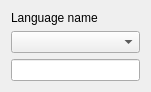
<?xml version="1.0" encoding="UTF-8"?>
<ui version="4.0">
 <class>GenericLexicalEntryForm</class>
 <widget class="QWidget" name="GenericLexicalEntryForm">
  <property name="geometry">
   <rect>
    <x>0</x>
    <y>0</y>
    <width>151</width>
    <height>83</height>
   </rect>
  </property>
  <property name="windowTitle">
   <string>Form</string>
  </property>
  <layout class="QVBoxLayout" name="verticalLayout">
   <item>
    <widget class="QLabel" name="languageLabel">
     <property name="text">
      <string>Language name</string>
     </property>
    </widget>
   </item>
   <item>
    <widget class="QComboBox" name="otherCombo"/>
   </item>
   <item>
    <widget class="LingEdit" name="lineEdit"/>
   </item>
  </layout>
 </widget>
 <customwidgets>
  <customwidget>
   <class>LingEdit</class>
   <extends>QLineEdit</extends>
   <header>lingedit.h</header>
  </customwidget>
 </customwidgets>
 <resources/>
 <connections/>
</ui>
